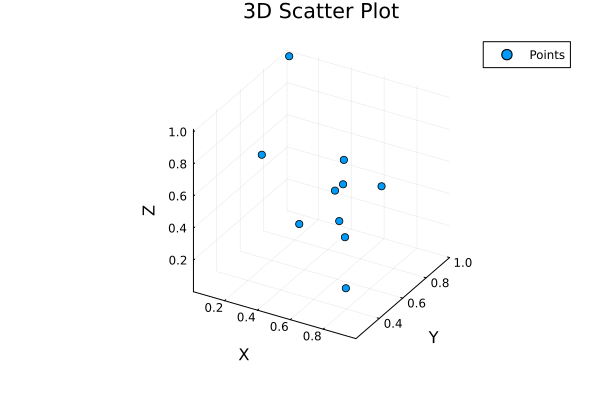

Julia code for this plot:
using Plots

x, y, z = rand(10), rand(10), rand(10)

scatter3d(x, y, z, label="Points", xlabel="X", ylabel="Y", zlabel="Z", title="3D Scatter Plot")
savefig("05-3Dplot.png")

